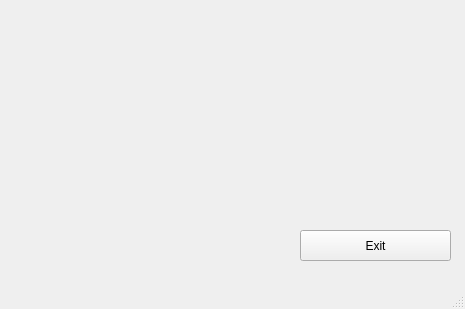
<?xml version="1.0" encoding="UTF-8"?>
<ui version="4.0">
 <class>MainWindow</class>
 <widget class="QMainWindow" name="MainWindow">
  <property name="geometry">
   <rect>
    <x>0</x>
    <y>0</y>
    <width>465</width>
    <height>309</height>
   </rect>
  </property>
  <property name="windowTitle">
   <string>MainWindow</string>
  </property>
  <widget class="QWidget" name="centralwidget">
   <widget class="QPushButton" name="btn_exit">
    <property name="geometry">
     <rect>
      <x>300</x>
      <y>230</y>
      <width>151</width>
      <height>31</height>
     </rect>
    </property>
    <property name="text">
     <string>Exit</string>
    </property>
   </widget>
  </widget>
  <widget class="QMenuBar" name="menubar">
   <property name="geometry">
    <rect>
     <x>0</x>
     <y>0</y>
     <width>465</width>
     <height>20</height>
    </rect>
   </property>
  </widget>
  <widget class="QStatusBar" name="statusbar"/>
 </widget>
 <resources/>
 <connections/>
</ui>
